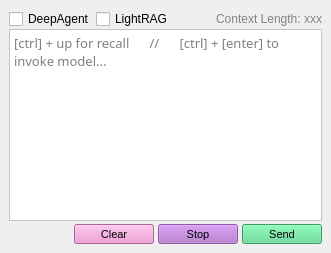
  <widget class="QDockWidget" name="dockWidget">
   <property name="sizePolicy">
    <sizepolicy hsizetype="Preferred" vsizetype="Preferred">
     <horstretch>0</horstretch>
     <verstretch>0</verstretch>
    </sizepolicy>
   </property>
   <property name="features">
    <set>QDockWidget::DockWidgetFloatable|QDockWidget::DockWidgetMovable</set>
   </property>
   <property name="windowTitle">
    <string/>
   </property>
   <attribute name="dockWidgetArea">
    <number>8</number>
   </attribute>
   <widget class="QWidget" name="dockWidgetContents">
    <layout class="QGridLayout" name="gridLayout_2">
     <item row="0" column="0">
      <layout class="QVBoxLayout" name="verticalLayout_2">
       <property name="spacing">
        <number>0</number>
       </property>
       <item>
        <layout class="QHBoxLayout" name="horizontalLayout_2">
         <item>
          <widget class="QCheckBox" name="use_deepagents_checkbox">
           <property name="sizePolicy">
            <sizepolicy hsizetype="Fixed" vsizetype="Fixed">
             <horstretch>0</horstretch>
             <verstretch>0</verstretch>
            </sizepolicy>
           </property>
           <property name="minimumSize">
            <size>
             <width>80</width>
             <height>0</height>
            </size>
           </property>
           <property name="text">
            <string>DeepAgent</string>
           </property>
          </widget>
         </item>
         <item>
          <widget class="QCheckBox" name="use_rag_checkbox">
           <property name="sizePolicy">
            <sizepolicy hsizetype="Fixed" vsizetype="Fixed">
             <horstretch>0</horstretch>
             <verstretch>0</verstretch>
            </sizepolicy>
           </property>
           <property name="minimumSize">
            <size>
             <width>80</width>
             <height>0</height>
            </size>
           </property>
           <property name="maximumSize">
            <size>
             <width>80</width>
             <height>16777215</height>
            </size>
           </property>
           <property name="text">
            <string>LightRAG</string>
           </property>
          </widget>
         </item>
         <item>
          <spacer name="horizontalSpacer">
           <property name="orientation">
            <enum>Qt::Horizontal</enum>
           </property>
           <property name="sizeHint" stdset="0">
            <size>
             <width>40</width>
             <height>20</height>
            </size>
           </property>
          </spacer>
         </item>
         <item>
          <widget class="QLabel" name="context_len_label">
           <property name="sizePolicy">
            <sizepolicy hsizetype="Preferred" vsizetype="Fixed">
             <horstretch>0</horstretch>
             <verstretch>0</verstretch>
            </sizepolicy>
           </property>
           <property name="styleSheet">
            <string notr="true">color: rgb(131, 131, 131);</string>
           </property>
           <property name="text">
            <string>Context Length: xxx</string>
           </property>
          </widget>
         </item>
        </layout>
       </item>
       <item>
        <layout class="QHBoxLayout" name="horizontalLayout_3">
         <property name="spacing">
          <number>5</number>
         </property>
         <property name="bottomMargin">
          <number>3</number>
         </property>
         <item>
          <widget class="QTextEdit" name="input_box">
           <property name="sizePolicy">
            <sizepolicy hsizetype="Expanding" vsizetype="Preferred">
             <horstretch>0</horstretch>
             <verstretch>0</verstretch>
            </sizepolicy>
           </property>
           <property name="minimumSize">
            <size>
             <width>0</width>
             <height>70</height>
            </size>
           </property>
           <property name="maximumSize">
            <size>
             <width>16777215</width>
             <height>500</height>
            </size>
           </property>
           <property name="baseSize">
            <size>
             <width>0</width>
             <height>0</height>
            </size>
           </property>
           <property name="font">
            <font>
             <family>Sans Serif</family>
             <pointsize>10</pointsize>
            </font>
           </property>
           <property name="styleSheet">
            <string notr="true">background-color: #ffffff;
alternate-background-color: #ffffff;
selection-background-color: #be8fd3;</string>
           </property>
           <property name="frameShape">
            <enum>QFrame::StyledPanel</enum>
           </property>
           <property name="frameShadow">
            <enum>QFrame::Plain</enum>
           </property>
           <property name="verticalScrollBarPolicy">
            <enum>Qt::ScrollBarAlwaysOff</enum>
           </property>
           <property name="horizontalScrollBarPolicy">
            <enum>Qt::ScrollBarAlwaysOff</enum>
           </property>
           <property name="documentTitle">
            <string>Input Box</string>
           </property>
           <property name="html">
            <string>&lt;!DOCTYPE HTML PUBLIC &quot;-//W3C//DTD HTML 4.0//EN&quot; &quot;http://www.w3.org/TR/REC-html40/strict.dtd&quot;&gt;
&lt;html&gt;&lt;head&gt;&lt;meta name=&quot;qrichtext&quot; content=&quot;1&quot; /&gt;&lt;title&gt;Input Box&lt;/title&gt;&lt;style type=&quot;text/css&quot;&gt;
p, li { white-space: pre-wrap; }
&lt;/style&gt;&lt;/head&gt;&lt;body style=&quot; font-family:'Sans Serif'; font-size:10pt; font-weight:400; font-style:normal;&quot;&gt;
&lt;p style=&quot;-qt-paragraph-type:empty; margin-top:0px; margin-bottom:0px; margin-left:0px; margin-right:0px; -qt-block-indent:0; text-indent:0px;&quot;&gt;&lt;br /&gt;&lt;/p&gt;&lt;/body&gt;&lt;/html&gt;</string>
           </property>
           <property name="placeholderText">
            <string>[ctrl] + up for recall      //      [ctrl] + [enter] to invoke model...</string>
           </property>
          </widget>
         </item>
        </layout>
       </item>
       <item>
        <layout class="QHBoxLayout" name="horizontalLayout_11">
         <property name="spacing">
          <number>4</number>
         </property>
         <item>
          <spacer name="horizontalSpacer_4">
           <property name="orientation">
            <enum>Qt::Horizontal</enum>
           </property>
           <property name="sizeHint" stdset="0">
            <size>
             <width>40</width>
             <height>20</height>
            </size>
           </property>
          </spacer>
         </item>
         <item>
          <widget class="QPushButton" name="clear_btn">
           <property name="enabled">
            <bool>true</bool>
           </property>
           <property name="sizePolicy">
            <sizepolicy hsizetype="Fixed" vsizetype="Fixed">
             <horstretch>0</horstretch>
             <verstretch>0</verstretch>
            </sizepolicy>
           </property>
           <property name="minimumSize">
            <size>
             <width>0</width>
             <height>20</height>
            </size>
           </property>
           <property name="maximumSize">
            <size>
             <width>16777215</width>
             <height>20</height>
            </size>
           </property>
           <property name="font">
            <font>
             <pointsize>8</pointsize>
            </font>
           </property>
           <property name="styleSheet">
            <string notr="true">background-color: #ef8bce; 
color: black;
</string>
           </property>
           <property name="text">
            <string>Clear</string>
           </property>
          </widget>
         </item>
         <item>
          <widget class="QPushButton" name="stop_btn">
           <property name="enabled">
            <bool>false</bool>
           </property>
           <property name="sizePolicy">
            <sizepolicy hsizetype="Fixed" vsizetype="Fixed">
             <horstretch>0</horstretch>
             <verstretch>0</verstretch>
            </sizepolicy>
           </property>
           <property name="minimumSize">
            <size>
             <width>0</width>
             <height>20</height>
            </size>
           </property>
           <property name="maximumSize">
            <size>
             <width>16777215</width>
             <height>20</height>
            </size>
           </property>
           <property name="font">
            <font>
             <pointsize>8</pointsize>
            </font>
           </property>
           <property name="styleSheet">
            <string notr="true">background-color: #ad6dc8; 
color: black;
</string>
           </property>
           <property name="text">
            <string>Stop</string>
           </property>
          </widget>
         </item>
         <item>
          <widget class="QPushButton" name="send_btn">
           <property name="sizePolicy">
            <sizepolicy hsizetype="Fixed" vsizetype="Fixed">
             <horstretch>0</horstretch>
             <verstretch>0</verstretch>
            </sizepolicy>
           </property>
           <property name="minimumSize">
            <size>
             <width>0</width>
             <height>20</height>
            </size>
           </property>
           <property name="maximumSize">
            <size>
             <width>16777215</width>
             <height>20</height>
            </size>
           </property>
           <property name="font">
            <font>
             <pointsize>8</pointsize>
            </font>
           </property>
           <property name="styleSheet">
            <string notr="true">background-color: #54d88c; 
color: black;</string>
           </property>
           <property name="text">
            <string>Send</string>
           </property>
           <property name="flat">
            <bool>false</bool>
           </property>
          </widget>
         </item>
        </layout>
       </item>
      </layout>
     </item>
    </layout>
   </widget>
  </widget>
